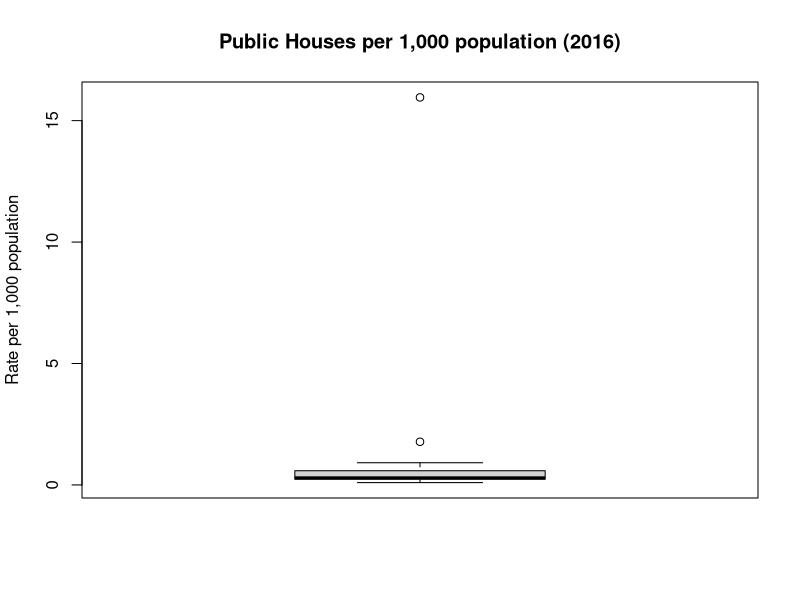
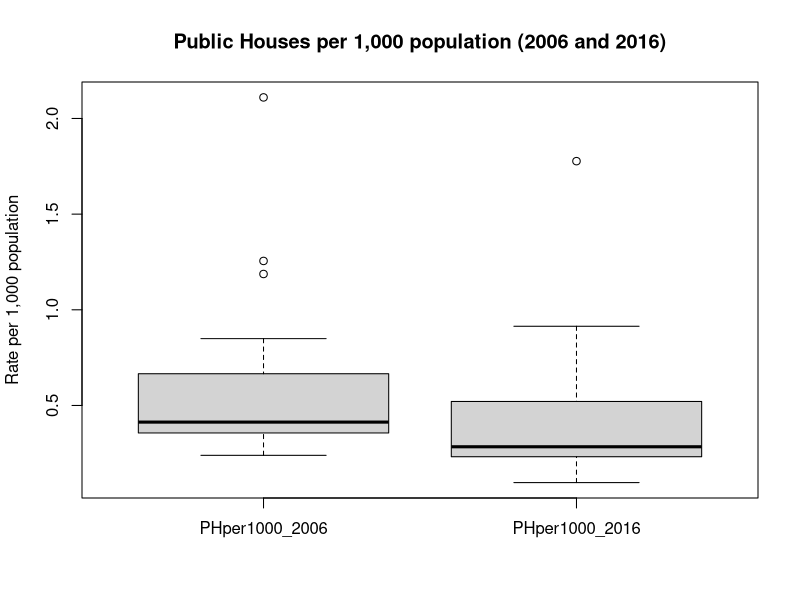
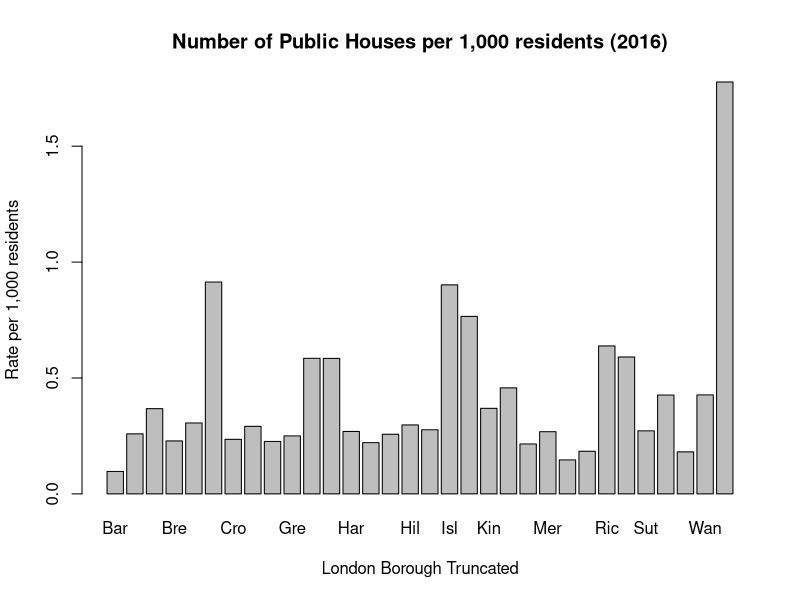

The R source for these figures, in order:
## ---- chunk 1
# You can either use a forward slash ( / ) or a double backslash ( \\ )

setwd('//dsfin/corpcom/LBBDR/TNG/Session 1') 
## ---- chunk 2
getwd()
## ---- chunk 3
df <- read.csv('session1.csv')
## ---- chunk 4
head(df) #You can also use tail(df) to view the bottom of the dataframe
## ---- chunk 5
df$area
## ---- chunk 6
df[[1]]
## ---- chunk 7
df$PHper1000_2006 <- (df$ph2006 / df$population2006) * 1000
df$PHper1000_2016 <- (df$ph2016 / df$population2016) * 1000

head(df) #use head() to see the two new columns
## ---- chunk 8
boxplot(df$PHper1000_2016, main='Public Houses per 1,000 population (2016)', ylab='Rate per 1,000 population')

## ---- chunk 9
df <- df[-1, ]
## ---- chunk 10
boxplot(df[6:7], main='Public Houses per 1,000 population (2006 and 2016)', ylab='Rate per 1,000 population')
## ---- chunk 11
barplot(height = df$PHper1000_2016, names.arg = substr(df$area, 1, 3), main = 'Number of Public Houses per 1,000 residents (2016)', xlab='London Borough Truncated', ylab='Rate per 1,000 residents')
## ---- chunk 12
write.csv(df, 'session 1 data with rate.csv', row.names = FALSE)
